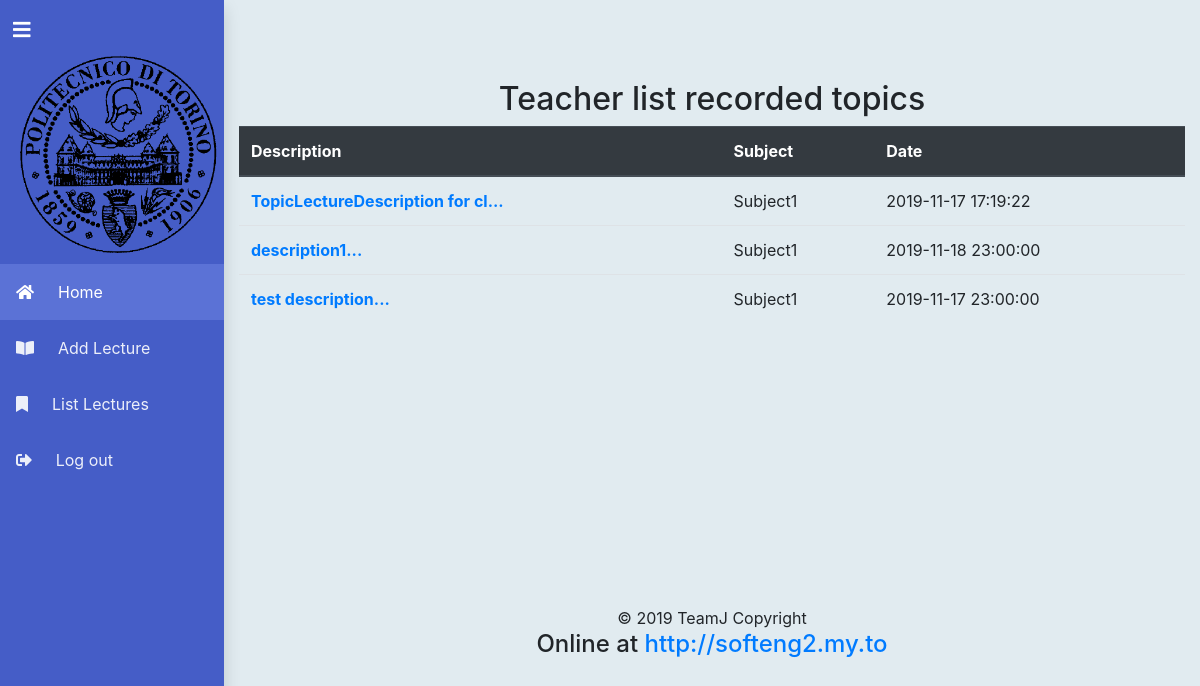
The app's page /usergroup/teacher/listLectures.php (signed in) with its own data.
### tables this page shows
CREATE TABLE `TopicRecord` (
  `ID` int(11) NOT NULL,
  `TeacherID` int(11) NOT NULL,
  `Timestamp` timestamp NOT NULL DEFAULT CURRENT_TIMESTAMP,
  `Description` varchar(512) NOT NULL,
  `TopicID` int(11) NOT NULL,
  `SpecificClassID` int(11) NOT NULL
);

CREATE TABLE `Topic` (
  `ID` int(11) NOT NULL,
  `Name` varchar(100) NOT NULL,
  `Description` text NOT NULL
);

### classes/teacher.class.php (called while the page is built, shortened)
<?php
class teacher extends user {
	public function get_topics_record() {
		$topicRecords = array();
		$conn = $this->connectMySQL();
		$stmt = $conn->prepare("SELECT TopicRecord.Timestamp as TimeStamps,
									  TopicRecord.Description as TopicDescription, Topic.Name as TopicName, TopicRecord.ID as RecordID
									  FROM TopicRecord, Topic
									  WHERE TopicRecord.TopicID=Topic.ID AND TopicRecord.TeacherID=?");
		$teacherID = $_SESSION['teacherID'];
		$stmt->bind_param('i', $teacherID);
		$stmt->execute();
		$res = $stmt->get_result();
		if ($res->num_rows <= 0) {
			return false;
		} else {
			while ($row = $res->fetch_assoc()) {
				array_push($topicRecords, $row);
			}
		}
		return $topicRecords;
	}
}

### usergroup/teacher/listLectures.php (the view, shortened to what this page needs)
<?php
$site = new csite();
$page = new cpage("Teacher list recorded topics");
$site->setPage($page);
$teacher = new teacher();
if(isset($_GET['operation_result'])){
	switch ($_GET['operation_result']){
		case 1:
			$content.= <<<OUT
<div class="alert alert-success" role="alert">
  Lecture successfully modified. <a href="listLectures.php" class="alert-link">Modify another lecture</a> or <a href="index.php" class="alert-link">back to your homepage.</a>
</div>
OUT;
			break;
		case 0:
			$content.= <<<OUT
<div class="alert alert-danger" role="alert">
 Error in modifying lecture. <a href="listLectures.php" class="alert-link">Retry </a> or <a href="../officer/index.php" class="alert-link">back to your homepage.</a>
</div>
OUT;
			break;
		default:
			$content.=<<<OUT
<div class="alert alert-dark" role="alert">
  Operation not allowed.
</div>
OUT;
	}
}else {
	$content = '
  <table class="table">
    <thead class="thead-dark">
      <tr>
        <th scope="col">Description</th>
        <th scope="col">Subject</th>
        <th scope="col">Date</th>
      </tr>
    </thead>
    <tbody>';
	$topicRecords = $teacher->get_topics_record();
	foreach ($topicRecords as $i => $row) {
		$title = substr($row['TopicDescription'], 0, 30) . "...";
		$content .= '<tr>
        <th scope="row"><a class="alert-link" href="listLectures.php?action=edit&lectureID='.$row['RecordID'].'">' . $title . '</a></th>
        <td>' . $row['TopicName'] . '</td>
        <td>' . $row['TimeStamps'] . '</td>
      </tr>';
	}
	$content .= '
    </tbody>
  </table>';
}
$site->render();
?>

### classes/csite.class.php (shortened to what this page needs)
<?php
class csite{
    private $headers;
    private $footers;
    private $page;
    public function __construct(){
        $this->headers = array();
        $this->footers = array();
    }
    public function render(){
        foreach($this->headers as $header){
            $h_path = FULL_PATH."/".$header;
            include $h_path;
        }
        $this->page->render();
        foreach($this->footers as $footer){
            include FULL_PATH."/".$footer;
        }
    }
    public function addHeader($file){
        $this->headers[] = $file;
    }
    public function addFooter($file){
        $this->footers[] = $file;
    }
    public function setPage($page){
        $this->page = $page;
    }
}
?>

### header.php (shortened to what this page needs)
<?php
$hidden_menu = "";
$user = new user();
if (!$user->is_logged()){
	$login_out_button= ' <li class="nav-item"><a class="nav-link text-left text-white py-1 px-0"  data-toggle="modal" href="#myModal"><i class="fas fa-sign-out-alt mx-3"></i><i class="fa fa-caret-right d-none position-absolute"></i><span class="text-nowrap mx-2">Log in</span></a></li>';
} else {
	$login_out_button= ' <li class="nav-item"><a class="nav-link text-left text-white py-1 px-0"  href="'. PLATFORM_PATH .'/logout.php"><i class="fas fa-sign-out-alt mx-3"></i><i class="fa fa-caret-right d-none position-absolute"></i><span class="text-nowrap mx-2">Log out</span></a></li>';
}
switch($_SESSION["usergroup"]){
	case "teacher":
        $hidden_menu .= '		<li class="nav-item"><a class="nav-link text-left text-white py-1 px-0" href="./addLecture.php"><i class="fas fa-book-open mx-3"></i><span class="text-nowrap mx-2">Add Lecture</span></a></li>';
        $hidden_menu .= '		<li class="nav-item"><a class="nav-link text-left text-white py-1 px-0" href="./listLectures.php"><i class="fas fa-bookmark mx-3"></i><span class="text-nowrap mx-2">List Lectures</span></a></li>';
	break;
}
print '<!DOCTYPE html>
<html lang="en">
	<head>
		<link rel="stylesheet" href="'.PLATFORM_PATH.'/css/bootstrap.min.css">
		<link rel="stylesheet" href="https://cdnjs.cloudflare.com/ajax/libs/bootstrap-datetimepicker/3.1.3/css/bootstrap-datetimepicker.min.css">
		<link rel="stylesheet" href="https://cdnjs.cloudflare.com/ajax/libs/font-awesome/4.7.0/css/font-awesome.min.css">
		<link rel="stylesheet" href="'.PLATFORM_PATH.'/fonts/fontawesome-all.min.css">
		<link rel="stylesheet" href="'.PLATFORM_PATH.'/fonts/font-awesome.min.css">
		<link rel="stylesheet" href="'.PLATFORM_PATH.'/fonts/fontawesome5-overrides.min.css">
		<link href="'.PLATFORM_PATH.'/css/style.css" rel="stylesheet">
		<link href="'.PLATFORM_PATH.'/css/sidebar.css" rel="stylesheet">
	</head>
	<body>
	<ul class="nav flex-column shadow d-flex sidebar mobile-hid">
		<li class="nav-item logo-holder">
			<div class="text-center text-white logo p-2">
				<a class="text-white float-left" id="sidebarToggleHolder" href="#">
					<i class="fas fa-bars" id="sidebarToggle"></i>
				</a>
				<a class="text-white text-decoration-none p-2" id="title" href="#">
					<img src="' . PLATFORM_PATH . '/media/logopoli2.jpg" alt="logopoli" style="width: 100%; object-fit: contain"/>
				</a>
			</div>
		</li>
		'.
		'<li class="nav-item"><a class="nav-link active text-left text-white py-1 px-0" href="./index.php"><i class="fas fa-home mx-3"></i><span class="text-nowrap mx-2">Home</span></a></li>'.
		$hidden_menu.
		$login_out_button.
	'</ul>
';
?>

### classes/cpage.class.php (shortened to what this page needs)
<?php
class cpage {
    private $title;
    private $content;
    public function __construct($title){
        $this->title = $title;
    }
    public function render(){
        echo "<div class='container min_container' id='content'>";
        $mtitle = "<center><h2>{$this->title}</h2></center>";
        echo $mtitle;
        echo $this->content;
        echo "</div>";
    }
    public function setContent($content){
        $this->content = $content;
    }
}
?>

### footer.php (shortened to what this page needs)
<footer class="page-footer font-small blue ">
    <div class="footer-copyright text-center py-3">© 2019 TeamJ Copyright
        <h4>Online at <a href="#">http://softeng2.my.to</a></h4>
    </div>
</footer>
</body>
</html>

### css/style.css (style rules this page uses)
body { background-color: rgb(225, 235, 240); padding-top: 5rem; }
.min_container { min-height: 510px; }

### css/sidebar.css (style rules this page uses)
body { position: relative; }
@media (min-width: 992px) { body { padding-left: 14rem; } }
.sidebar { max-width: 14rem !important; width: 100%; min-height: 100vh; background-color: #455dc7; position: absolute; top: 0; bottom: 0; left: 0; z-index: 1; }
.sidebar .logo { font-size: 1.6rem; }
.sidebar .nav-link:hover, .sidebar .nav-link.active { background-color: #5b72d6; opacity: 1; }
.sidebar .nav-link span { font-size: 1rem; }
.sidebar .nav-link { padding-top: 1rem !important; padding-bottom: 1rem !important; font-size: 1rem; position: relative; opacity: 0.9; }
.sidebar #sidebarToggleHolder { font-size: 20px !important; margin: 7px 5px; }

### records on screen
topicrecord: Description "TopicLectureDescription for cl...", TopicID.Name "Subject1", Timestamp "2019-11-17 17:19:22"
topicrecord: Description "description1...", TopicID.Name "Subject1", Timestamp "2019-11-18 23:00:00"
topicrecord: Description "test description...", TopicID.Name "Subject1", Timestamp "2019-11-17 23:00:00"

### other values on screen
$this->title "Teacher list recorded topics"
